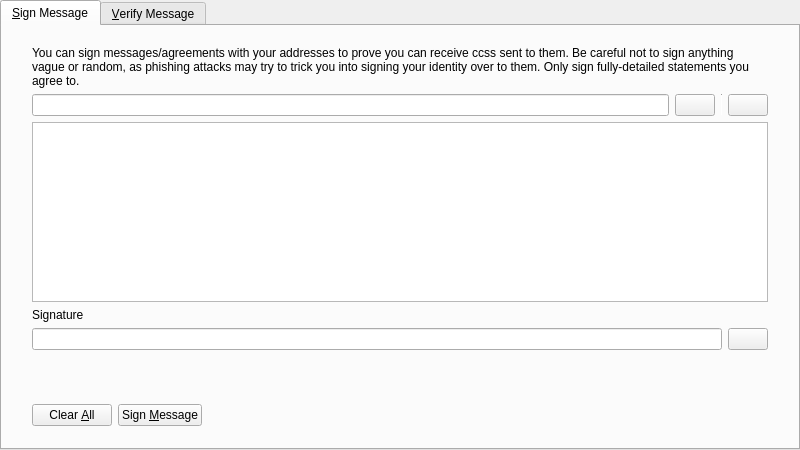
<?xml version="1.0" encoding="UTF-8"?>
<ui version="4.0">
 <class>SignVerifyMessageDialog</class>
 <widget class="QDialog" name="SignVerifyMessageDialog">
  <property name="geometry">
   <rect>
    <x>0</x>
    <y>0</y>
    <width>800</width>
    <height>450</height>
   </rect>
  </property>
  <property name="windowTitle">
   <string>Signatures - Sign / Verify a Message</string>
  </property>
  <property name="modal">
   <bool>true</bool>
  </property>
  <layout class="QVBoxLayout" name="verticalLayout">
   <property name="leftMargin">
    <number>0</number>
   </property>
   <property name="topMargin">
    <number>0</number>
   </property>
   <property name="rightMargin">
    <number>0</number>
   </property>
   <property name="bottomMargin">
    <number>0</number>
   </property>
   <item>
    <widget class="QTabWidget" name="tabWidget">
     <property name="currentIndex">
      <number>0</number>
     </property>
     <widget class="QWidget" name="tabSignMessage">
      <attribute name="title">
       <string>&amp;Sign Message</string>
      </attribute>
      <layout class="QVBoxLayout" name="verticalLayout_SM">
       <property name="leftMargin">
        <number>0</number>
       </property>
       <property name="topMargin">
        <number>0</number>
       </property>
       <property name="rightMargin">
        <number>0</number>
       </property>
       <property name="bottomMargin">
        <number>0</number>
       </property>
       <item>
        <layout class="QVBoxLayout" name="verticalLayout_3">
         <property name="leftMargin">
          <number>30</number>
         </property>
         <property name="topMargin">
          <number>20</number>
         </property>
         <property name="rightMargin">
          <number>30</number>
         </property>
         <property name="bottomMargin">
          <number>20</number>
         </property>
         <item>
          <widget class="QLabel" name="infoLabel_SM">
           <property name="text">
            <string>You can sign messages/agreements with your addresses to prove you can receive ccss sent to them. Be careful not to sign anything vague or random, as phishing attacks may try to trick you into signing your identity over to them. Only sign fully-detailed statements you agree to.</string>
           </property>
           <property name="textFormat">
            <enum>Qt::PlainText</enum>
           </property>
           <property name="wordWrap">
            <bool>true</bool>
           </property>
          </widget>
         </item>
         <item>
          <layout class="QHBoxLayout" name="horizontalLayout_1_SM">
           <property name="spacing">
            <number>6</number>
           </property>
           <item>
            <widget class="QValidatedLineEdit" name="addressIn_SM">
             <property name="toolTip">
              <string>The CcS address to sign the message with</string>
             </property>
            </widget>
           </item>
           <item>
            <widget class="QPushButton" name="addressBookButton_SM">
             <property name="toolTip">
              <string>Choose previously used address</string>
             </property>
             <property name="text">
              <string/>
             </property>
             <property name="icon">
              <iconset resource="../bitcoin.qrc">
               <normaloff>:/icons/address-book</normaloff>:/icons/address-book</iconset>
             </property>
             <property name="shortcut">
              <string>Alt+A</string>
             </property>
             <property name="autoDefault">
              <bool>false</bool>
             </property>
            </widget>
           </item>
           <item>
            <widget class="Line" name="vLine">
             <property name="maximumSize">
              <size>
               <width>1</width>
               <height>22</height>
              </size>
             </property>
             <property name="orientation">
              <enum>Qt::Vertical</enum>
             </property>
            </widget>
           </item>
           <item>
            <widget class="QPushButton" name="pasteButton_SM">
             <property name="toolTip">
              <string>Paste address from clipboard</string>
             </property>
             <property name="text">
              <string/>
             </property>
             <property name="icon">
              <iconset resource="../bitcoin.qrc">
               <normaloff>:/icons/editpaste</normaloff>:/icons/editpaste</iconset>
             </property>
             <property name="shortcut">
              <string>Alt+P</string>
             </property>
             <property name="autoDefault">
              <bool>false</bool>
             </property>
            </widget>
           </item>
          </layout>
         </item>
         <item>
          <widget class="QPlainTextEdit" name="messageIn_SM">
           <property name="toolTip">
            <string>Enter the message you want to sign here</string>
           </property>
          </widget>
         </item>
         <item>
          <widget class="QLabel" name="signatureLabel_SM">
           <property name="text">
            <string>Signature</string>
           </property>
           <property name="textFormat">
            <enum>Qt::PlainText</enum>
           </property>
          </widget>
         </item>
         <item>
          <layout class="QHBoxLayout" name="horizontalLayout_2_SM">
           <property name="spacing">
            <number>6</number>
           </property>
           <item>
            <widget class="QLineEdit" name="signatureOut_SM">
             <property name="font">
              <font>
               <italic>true</italic>
              </font>
             </property>
             <property name="readOnly">
              <bool>true</bool>
             </property>
            </widget>
           </item>
           <item>
            <widget class="QPushButton" name="copySignatureButton_SM">
             <property name="toolTip">
              <string>Copy the current signature to the system clipboard</string>
             </property>
             <property name="text">
              <string/>
             </property>
             <property name="icon">
              <iconset resource="../bitcoin.qrc">
               <normaloff>:/icons/editcopy</normaloff>:/icons/editcopy</iconset>
             </property>
             <property name="autoDefault">
              <bool>false</bool>
             </property>
            </widget>
           </item>
          </layout>
         </item>
        </layout>
       </item>
       <item>
        <widget class="QWidget" name="buttonsContainerWhite" native="true">
         <layout class="QHBoxLayout" name="horizontalLayout">
          <property name="leftMargin">
           <number>30</number>
          </property>
          <property name="topMargin">
           <number>15</number>
          </property>
          <property name="rightMargin">
           <number>30</number>
          </property>
          <item>
           <widget class="QPushButton" name="clearButton_SM">
            <property name="toolTip">
             <string>Reset all sign message fields</string>
            </property>
            <property name="text">
             <string>Clear &amp;All</string>
            </property>
            <property name="icon">
             <iconset resource="../bitcoin.qrc">
              <normaloff>:/icons/remove</normaloff>:/icons/remove</iconset>
            </property>
            <property name="autoDefault">
             <bool>false</bool>
            </property>
           </widget>
          </item>
          <item>
           <widget class="QPushButton" name="signMessageButton_SM">
            <property name="toolTip">
             <string>Sign the message to prove you own this CcS address</string>
            </property>
            <property name="text">
             <string>Sign &amp;Message</string>
            </property>
            <property name="icon">
             <iconset resource="../bitcoin.qrc">
              <normaloff>:/icons/edit</normaloff>:/icons/edit</iconset>
            </property>
            <property name="autoDefault">
             <bool>false</bool>
            </property>
           </widget>
          </item>
          <item>
           <spacer name="horizontalSpacer_1_SM">
            <property name="orientation">
             <enum>Qt::Horizontal</enum>
            </property>
            <property name="sizeHint" stdset="0">
             <size>
              <width>40</width>
              <height>48</height>
             </size>
            </property>
           </spacer>
          </item>
          <item>
           <widget class="QLabel" name="statusLabel_SM">
            <property name="font">
             <font>
              <weight>75</weight>
              <bold>true</bold>
             </font>
            </property>
            <property name="text">
             <string/>
            </property>
            <property name="wordWrap">
             <bool>true</bool>
            </property>
           </widget>
          </item>
          <item>
           <spacer name="horizontalSpacer_2_SM">
            <property name="orientation">
             <enum>Qt::Horizontal</enum>
            </property>
            <property name="sizeHint" stdset="0">
             <size>
              <width>40</width>
              <height>48</height>
             </size>
            </property>
           </spacer>
          </item>
         </layout>
        </widget>
       </item>
      </layout>
     </widget>
     <widget class="QWidget" name="tabVerifyMessage">
      <attribute name="title">
       <string>&amp;Verify Message</string>
      </attribute>
      <layout class="QVBoxLayout" name="verticalLayout_VM">
       <property name="leftMargin">
        <number>0</number>
       </property>
       <property name="topMargin">
        <number>0</number>
       </property>
       <property name="rightMargin">
        <number>0</number>
       </property>
       <property name="bottomMargin">
        <number>0</number>
       </property>
       <item>
        <layout class="QVBoxLayout" name="verticalLayout_2">
         <property name="leftMargin">
          <number>30</number>
         </property>
         <property name="topMargin">
          <number>20</number>
         </property>
         <property name="rightMargin">
          <number>30</number>
         </property>
         <property name="bottomMargin">
          <number>20</number>
         </property>
         <item>
          <widget class="QLabel" name="infoLabel_VM">
           <property name="text">
            <string>Enter the receiver's address, message (ensure you copy line breaks, spaces, tabs, etc. exactly) and signature below to verify the message. Be careful not to read more into the signature than what is in the signed message itself, to avoid being tricked by a man-in-the-middle attack. Note that this only proves the signing party receives with the address, it cannot prove sendership of any transaction!</string>
           </property>
           <property name="textFormat">
            <enum>Qt::PlainText</enum>
           </property>
           <property name="alignment">
            <set>Qt::AlignLeading|Qt::AlignLeft|Qt::AlignTop</set>
           </property>
           <property name="wordWrap">
            <bool>true</bool>
           </property>
          </widget>
         </item>
         <item>
          <layout class="QHBoxLayout" name="horizontalLayout_1_VM">
           <property name="spacing">
            <number>6</number>
           </property>
           <item>
            <widget class="QValidatedLineEdit" name="addressIn_VM">
             <property name="toolTip">
              <string>The CcS address the message was signed with</string>
             </property>
            </widget>
           </item>
           <item>
            <widget class="QPushButton" name="addressBookButton_VM">
             <property name="toolTip">
              <string>Choose previously used address</string>
             </property>
             <property name="text">
              <string/>
             </property>
             <property name="icon">
              <iconset resource="../bitcoin.qrc">
               <normaloff>:/icons/address-book</normaloff>:/icons/address-book</iconset>
             </property>
             <property name="shortcut">
              <string>Alt+A</string>
             </property>
             <property name="autoDefault">
              <bool>false</bool>
             </property>
            </widget>
           </item>
          </layout>
         </item>
         <item>
          <widget class="QPlainTextEdit" name="messageIn_VM"/>
         </item>
         <item>
          <widget class="QValidatedLineEdit" name="signatureIn_VM"/>
         </item>
        </layout>
       </item>
       <item>
        <widget class="QWidget" name="buttonsContainerWhite_" native="true">
         <layout class="QHBoxLayout" name="horizontalLayout_2">
          <property name="leftMargin">
           <number>30</number>
          </property>
          <property name="topMargin">
           <number>15</number>
          </property>
          <property name="rightMargin">
           <number>30</number>
          </property>
          <item>
           <widget class="QPushButton" name="clearButton_VM">
            <property name="toolTip">
             <string>Reset all verify message fields</string>
            </property>
            <property name="text">
             <string>Clear &amp;All</string>
            </property>
            <property name="icon">
             <iconset resource="../bitcoin.qrc">
              <normaloff>:/icons/remove</normaloff>:/icons/remove</iconset>
            </property>
            <property name="autoDefault">
             <bool>false</bool>
            </property>
           </widget>
          </item>
          <item>
           <widget class="QPushButton" name="verifyMessageButton_VM">
            <property name="toolTip">
             <string>Verify the message to ensure it was signed with the specified CcS address</string>
            </property>
            <property name="text">
             <string>Verify &amp;Message</string>
            </property>
            <property name="icon">
             <iconset resource="../bitcoin.qrc">
              <normaloff>:/icons/transaction_0</normaloff>:/icons/transaction_0</iconset>
            </property>
            <property name="autoDefault">
             <bool>false</bool>
            </property>
           </widget>
          </item>
          <item>
           <spacer name="horizontalSpacer_1_VM">
            <property name="orientation">
             <enum>Qt::Horizontal</enum>
            </property>
            <property name="sizeHint" stdset="0">
             <size>
              <width>40</width>
              <height>48</height>
             </size>
            </property>
           </spacer>
          </item>
          <item>
           <widget class="QLabel" name="statusLabel_VM">
            <property name="font">
             <font>
              <weight>75</weight>
              <bold>true</bold>
             </font>
            </property>
            <property name="text">
             <string/>
            </property>
            <property name="wordWrap">
             <bool>true</bool>
            </property>
           </widget>
          </item>
          <item>
           <spacer name="horizontalSpacer_2_VM">
            <property name="orientation">
             <enum>Qt::Horizontal</enum>
            </property>
            <property name="sizeHint" stdset="0">
             <size>
              <width>40</width>
              <height>48</height>
             </size>
            </property>
           </spacer>
          </item>
         </layout>
        </widget>
       </item>
      </layout>
     </widget>
    </widget>
   </item>
  </layout>
 </widget>
 <customwidgets>
  <customwidget>
   <class>QValidatedLineEdit</class>
   <extends>QLineEdit</extends>
   <header>qvalidatedlineedit.h</header>
  </customwidget>
 </customwidgets>
 <resources>
  <include location="../bitcoin.qrc"/>
 </resources>
 <connections/>
</ui>
